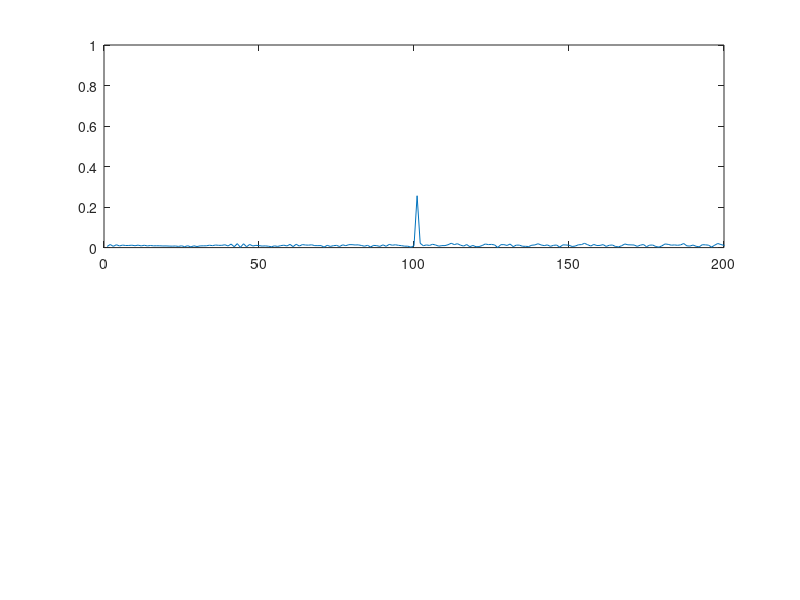

The MATLAB source for this figure:
clear all
clc;

%% Radar Specifications
%%%%%%%%%%%%%%%%%%%%%%%%%%%
% Frequency of operation = 77GHz
% Max Range = 200m
% Range Resolution = 1 m
% Max Velocity = 100 m/s
%%%%%%%%%%%%%%%%%%%%%%%%%%%

range_max = 200;    % maximum range


%% User Defined Range and Velocity of target
% Define the target initial position and velocity. Note: Velocity remains contant

range = 100;    % target initial position (m)
velocity = -20; % target initial velocity (m/s)


%% FMCW Waveform Generation
% Design the FMCW waveform by giving the specs of each of its parameters.
% Calculate the Bandwidth (B), Chirp Time (Tchirp) and Slope (slope) of the FMCW chirp using the requirements above.

c = 3e8;        % speed of light (m/s)
range_res = 1;  % range resolution (m)
B = c / (2 * range_res);
Tchirp = 5.5 * 2 * range_max / c;
slope = B / Tchirp;

% Operating carrier frequency of Radar
fc = 77e9;   %carrier freq

% The number of chirps in one sequence. Its ideal to have 2^ value for the ease of running the FFT for Doppler Estimation.
Nd = 128;   % # of doppler cells OR # of sent periods % number of chirps

% The number of samples on each chirp.
Nr = 1024;   % for length of time OR # of range cells

% Timestamp for running the displacement scenario for every sample on each chirp
t = linspace(0, Nd*Tchirp, Nr*Nd); % total time for samples


% Creating the vectors for Tx, Rx and Mix based on the total samples input.
Tx = zeros(1,length(t));    % transmitted signal
Rx = zeros(1,length(t));    % received signal
Mix = zeros(1,length(t));   % beat signal

% Similar vectors for range_covered and time delay.
r_t = zeros(1,length(t));
td = zeros(1,length(t));


%% Signal generation and Moving Target simulation
% Running the radar scenario over the time.

for i=1:length(t)

    % For each time stamp update the Range of the Target for constant velocity.
    range_t(i) = range + velocity * t(i);
    td(i) = (2 * range_t(i)) / c;

    % For each time sample we need update the transmitted and received signal.
    Tx(i) = cos(2 * pi * (fc * t(i) + (slope * t(i)^2) / 2));
    Rx(i) = cos(2 * pi * (fc * (t(i) - td(i)) + (slope * (t(i) - td(i))^2) / 2));

    % Now by mixing the Transmit and Receive generate the beat signal
    % This is done by element wise matrix multiplication of Transmit and Receiver Signal
    Mix(i) = Tx(i) * Rx(i);

end



%% RANGE MEASUREMENT

% Reshape the vector into Nr*Nd array. Nr and Nd here would also define the size of
% Range and Doppler FFT respectively.
Mix = reshape(Mix, [Nr, Nd]);

% Run the FFT on the beat signal along the range bins dimension (Nr) and normalize.
Y = fft(Mix, [], 1);
P = Y./Nr;

% Take the absolute value of FFT output
P2 = abs(P);

% Output of FFT is double sided signal, but we are interested in only one side of the spectrum.
% Hence we throw out half of the samples.
P1 = P2(1:Nr/2 + 1);

% Plotting the range
figure('Name', 'Range from First FFT')
subplot(2,1,1)

% Plot FFT output
plot(P1)
axis ([0 200 0 1]);


return;


%% RANGE DOPPLER RESPONSE
% The 2D FFT implementation is already provided here. This will run a 2DFFT
% on the mixed signal (beat signal) output and generate a range doppler
% map. You will implement CFAR on the generated RDM


% Range Doppler Map Generation.

% The output of the 2D FFT is an image that has reponse in the range and
% doppler FFT bins. So, it is important to convert the axis from bin sizes
% to range and doppler based on their Max values.

Mix=reshape(Mix,[Nr,Nd]);

% 2D FFT using the FFT size for both dimensions.
sig_fft2 = fft2(Mix,Nr,Nd);

% Taking just one side of signal from Range dimension.
sig_fft2 = sig_fft2(1:Nr/2,1:Nd);
sig_fft2 = fftshift (sig_fft2);
RDM = abs(sig_fft2);
RDM = 10*log10(RDM) ;

% Use the surf function to plot the output of 2DFFT and to show axis in both dimensions
doppler_axis = linspace(-100,100,Nd);
range_axis = linspace(-200,200,Nr/2)*((Nr/2)/400);
figure,surf(doppler_axis,range_axis,RDM);



%% CFAR implementation

% Slide Window through the complete Range Doppler Map

% *%TODO* :
% Select the number of Training Cells in both the dimensions.

% *%TODO* :
% Select the number of Guard Cells in both dimensions around the Cell under
% test (CUT) for accurate estimation

% *%TODO* :
% Offset the threshold by SNR value in dB

% *%TODO* :
% Create a vector to store noise_level for each iteration on training cells
noise_level = zeros(1,1);


% *%TODO* :
% Design a loop such that it slides the CUT across range doppler map by
% giving margins at the edges for Training and Guard Cells.
% For every iteration sum the signal level within all the training
% cells. To sum convert the value from logarithmic to linear using db2pow
% function. Average the summed values for all of the training
% cells used. After averaging convert it back to logarithimic using pow2db.
% Further add the offset to it to determine the threshold. Next, compare the
% signal under CUT with this threshold. If the CUT level > threshold assign
% it a value of 1, else equate it to 0.


% Use RDM[x,y] as the matrix from the output of 2D FFT for implementing CFAR



% *%TODO* :
% The process above will generate a thresholded block, which is smaller
% than the Range Doppler Map as the CUT cannot be located at the edges of
% matrix. Hence,few cells will not be thresholded. To keep the map size same
% set those values to 0.



% *%TODO* :
% Display the CFAR output using the Surf function like we did for Range
% Doppler Response output.
figure,surf(doppler_axis,range_axis,'replace this with output');
colorbar;